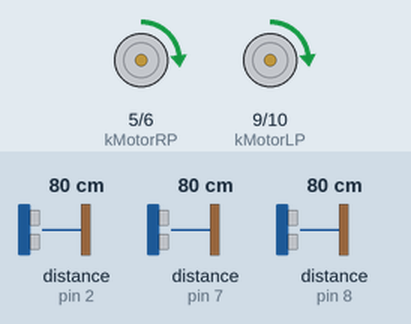
Recording of a sketch running on a simulated Arduino Uno, built with avr-gcc and run on an emulated ATmega328P. Parts: motor-driver pin pairs drawn as motors (green arrow = first pin HIGH = forward, orange = second pin HIGH = backward, longer = more drive). Wiring (inferred from the names in the program): 3 × ultrasonic range finder: trigger A3, echo pin 8 / trigger A4, echo pin 2 / trigger A5, echo pin 7. The inputs (shaded band) are chosen by the test bench; at power-on: distance to the obstacle (sensors on pin 8, pin 2, pin 7) 80 cm. The echo pulse lasts 58.3 µs per cm.

Above: at 1.2 s.
1.3 s: distance to the obstacle (sensor on pin 8) set to 9 cm
2.8 s: distance to the obstacle (sensor on pin 8) set to 6 cm
At 3.7 s:
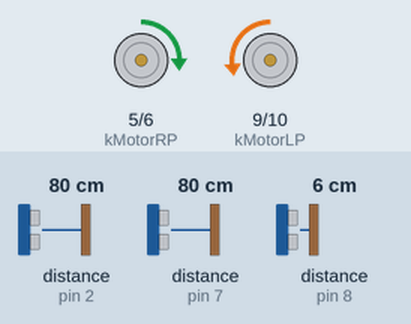
Timing chart, 0 to 5.8 s (numbered marks = the images above; inputs shaded):
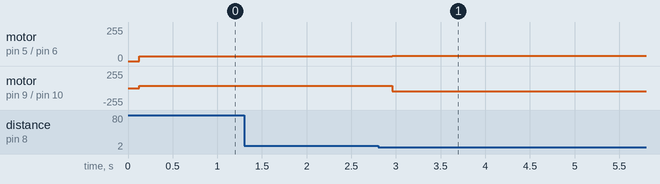

Measured:
- the behaviour switches between 8 and 7 cm on distance to the obstacle (sensor on pin 8) (found by bisection; images 0 and 1)
- after the input at 1.3 s, every drawn part: stays the same
- after the input at 2.8 s, motor on pin 5 (kMotorRP) / pin 6 (kMotorRN): forward 36/255 → forward 41/255 after 0.16 s; motor on pin 9 (kMotorLP) / pin 10 (kMotorLN): forward 34/255 → backward 49/255 after 0.16 s

The sketch:

v1.7.ino
```cpp
/*Definicion de los pines necesarios para el funcionamiento de los sensores de ultrasonido.*/
/*Se determina su ubicacion de la siguiente manera: A=adelenate; B=lateral_atras; C=lateral_adelante*/
const int TriggerPinA = A3;
const int EchoPinA = 8;
const int TriggerPinB = A4;
const int EchoPinB = 2;
const int TriggerPinC = A5;
const int EchoPinC = 7;

/*Definicion de variables para medir la distancia de la pared con el sensor*/
int DistanceA_mm;
int DistanceB_mm;
int DistanceC_mm;

/*Definicion de los pines necesarios para el funcionamiento del led*/
const int ledA = 13;
const int ledR = 12;
const int ledV = 11;

/*Deficion de los pines necesarios para el funcionamiento del motor*/
int kMotorLP = 9;
int kMotorLN = 10;
int kMotorRP = 5;
int kMotorRN = 6;

const int Vel_MotorR_adelante = 41;
const int Vel_MotorL_adelante = 49;

/*Definicion de varibles varias, necesarias para el desarrollo del código*/
int Diferencia;
int duration;

const int debugMode = 0;

void setup() {

/*Iniciallizacion de pines como entradas o salidas*/

  pinMode(TriggerPinA, OUTPUT);
  pinMode(EchoPinA, INPUT);
  pinMode(TriggerPinB, OUTPUT);
  pinMode(EchoPinB, INPUT);
  pinMode(TriggerPinC, OUTPUT);
  pinMode(EchoPinC, INPUT);

  if (debugMode) {
    Serial.begin(9600);
  }


/*Inicializacion de variables, primera escritura*/

  digitalWrite(kMotorLP, LOW);
  digitalWrite(kMotorLN, LOW);
  digitalWrite(kMotorRP, LOW);
  digitalWrite(kMotorRN, LOW);
}

int readSensor(int trigger, int echo) {
   digitalWrite(trigger, LOW);
   delayMicroseconds(2);
   digitalWrite(trigger, HIGH);
   delayMicroseconds(10);
   digitalWrite(trigger, LOW);

   duration = pulseIn(echo, HIGH);

   if (duration < 0) duration = 0;
   return ((duration / 2.9) / 2);
}

void loop() {

 /*Lectura de la distancia de los sensores ultrasónicos con la pared*/
  DistanceA_mm = readSensor(TriggerPinA, EchoPinA);
  delay (55);
  DistanceB_mm = readSensor(TriggerPinB, EchoPinB);
  delay (55);
  DistanceC_mm = readSensor(TriggerPinC, EchoPinC);


/*Cálculo de la diferencia de lectura entre los sensores laterales*/
  Diferencia = DistanceB_mm - DistanceC_mm;

/*Separacion por caso según resultado de la variable anterior*/

/*Caso 1: los sensores estan a una distancia de la pared izquierda entre 5 y 9 cm, la diferencia entre sensores es menor a 2 cm*/

  if ( (Diferencia <= 20) && (DistanceB_mm >= 65) && (DistanceB_mm <= 90) && (DistanceC_mm >= 65) && (DistanceB_mm <= 90) && (DistanceA_mm >= 70) ) {
      //Los motores deben avanzar derecho
        analogWrite(kMotorLP, Vel_MotorL_adelante);
        analogWrite(kMotorLN, 0);
        analogWrite(kMotorRP, Vel_MotorR_adelante);
        analogWrite(kMotorRN, 0);
        if (debugMode) {
          Serial.print("caso_1 = ");
          Serial.println(Diferencia, DEC);
          delay(500);
        }
 }

/*Caso 2: algún sensor esta más lejos que 9 cm de la pared izquierda*/

  else if ( ((DistanceB_mm > 90) || (DistanceC_mm > 90)) && (DistanceA_mm >= 70) ) {

/*Caso 2_a: la diferencia es mayor que 0, por ende DistanceC_mm es menor que DistanceB_mm.*/
      if (Diferencia > 0) {
        //El motor izquierdo debe ir más rápido para "enderezar" el robot
        analogWrite(kMotorLP, Vel_MotorL_adelante - 5);
        analogWrite(kMotorLN, 0);
        analogWrite(kMotorRP, Vel_MotorR_adelante - 15);
        analogWrite(kMotorRN, 0);
        if (debugMode) {
          Serial.print("caso_2a = ");
          Serial.println(Diferencia, DEC);
          delay(500);
        }
      }

/*Caso 2_b: la diferencia es menor que 0, por ende DistanceC_mm es mayor que DistanceB_mm.*/
      if (Diferencia <= 0) {
        //El motor derecho debe ir más rápido para "enderezar" el robot
        analogWrite(kMotorLP, Vel_MotorL_adelante - 15);
        analogWrite(kMotorLN, 0);
        analogWrite(kMotorRP, Vel_MotorR_adelante - 5);
        analogWrite(kMotorRN, 0);
        if (debugMode) {
            Serial.print("caso_2b = ");
            Serial.println(Diferencia, DEC);
            delay(500);
          }
      }

  }

/*Caso 3: algún sensor esta a menos de 5 cm de la pared izquierda*/

  else if ( ((DistanceB_mm < 65) || (DistanceC_mm < 65)) && (DistanceA_mm >= 70) ) {

/*Caso 3_a: la diferencia es mayor que 0, por ende DistanceC_mm es menor que DistanceB_mm.*/
      if (Diferencia > 0) {
        //El motor izquierdo debe ir más rápido para "enderezar" el robot
        analogWrite(kMotorLP, Vel_MotorL_adelante);
        analogWrite(kMotorLN, 0);
        analogWrite(kMotorRP, 0);
        analogWrite(kMotorRN, Vel_MotorR_adelante);
        delay(125);
        analogWrite(kMotorLP, Vel_MotorL_adelante);
        analogWrite(kMotorLN, 0);
        analogWrite(kMotorRP, Vel_MotorR_adelante);
        analogWrite(kMotorRN, 0);
        delay(350);
        if (debugMode) {
          Serial.print("caso_3a = ");
          Serial.println(Diferencia, DEC);
          delay(500);
        }
      }

/*Caso 3_b: la diferencia es menor que 0, por ende DistanceC_mm es mayor que DistanceB_mm.*/
      if (Diferencia <= 0) {
        //El motor derecho debe ir más rápido para "enderezar" el robot
        analogWrite(kMotorLP, 0);
        analogWrite(kMotorLN, Vel_MotorL_adelante);
        analogWrite(kMotorRP, Vel_MotorR_adelante);
        analogWrite(kMotorRN, 0);
        delay(125);
        analogWrite(kMotorLP, Vel_MotorL_adelante);
        analogWrite(kMotorLN, 0);
        analogWrite(kMotorRP, Vel_MotorR_adelante);
        analogWrite(kMotorRN, 0);
        delay(350);
        if (debugMode) {
            Serial.print("caso_3b = ");
            Serial.println(Diferencia, DEC);
            delay(500);
          }
    }

  }

/*Caso 4: se llega a una esquina, por ende debe girar*/

  else if ( (DistanceA_mm <= 80) && ( (DistanceB_mm < 135) && (DistanceC_mm < 135) ) ) {
    // gira a la derecha
    analogWrite(kMotorLP, Vel_MotorL_adelante);
    analogWrite(kMotorLN, 0);
    analogWrite(kMotorRP, 0);
    analogWrite(kMotorRN, Vel_MotorR_adelante);
    delay (135);
    if (debugMode) {
        Serial.print("caso_4a_A = ");
        Serial.println(DistanceA_mm, DEC);
        Serial.print("caso_4a_B = ");
        Serial.println(DistanceB_mm, DEC);
        delay(500);
    }
  }
  else if ( (DistanceA_mm <= 80) && ( (DistanceB_mm >= 135) && (DistanceC_mm >= 135) ) ) {
    // gira a la izquierda
    analogWrite(kMotorLP, 0);
    analogWrite(kMotorLN, Vel_MotorL_adelante);
    analogWrite(kMotorRP, Vel_MotorR_adelante);
    analogWrite(kMotorRN, 0);
    delay(350);
    /*
    //Los motores deben avanzar derecho
    analogWrite(kMotorLP, Vel_MotorL_adelante);
    analogWrite(kMotorLN, 0);
    analogWrite(kMotorRP, Vel_MotorR_adelante);
    analogWrite(kMotorRN, 0);
    delay(2000);
    */
    if (debugMode) {
      Serial.print("caso_4b_A = ");
      Serial.println(DistanceA_mm, DEC);
      Serial.print("caso_4b_B = ");
      Serial.println(DistanceB_mm, DEC);
      Serial.print("caso_4b_C = ");
      Serial.println(DistanceC_mm, DEC);
      delay(1000);
    }
  }

}
```
